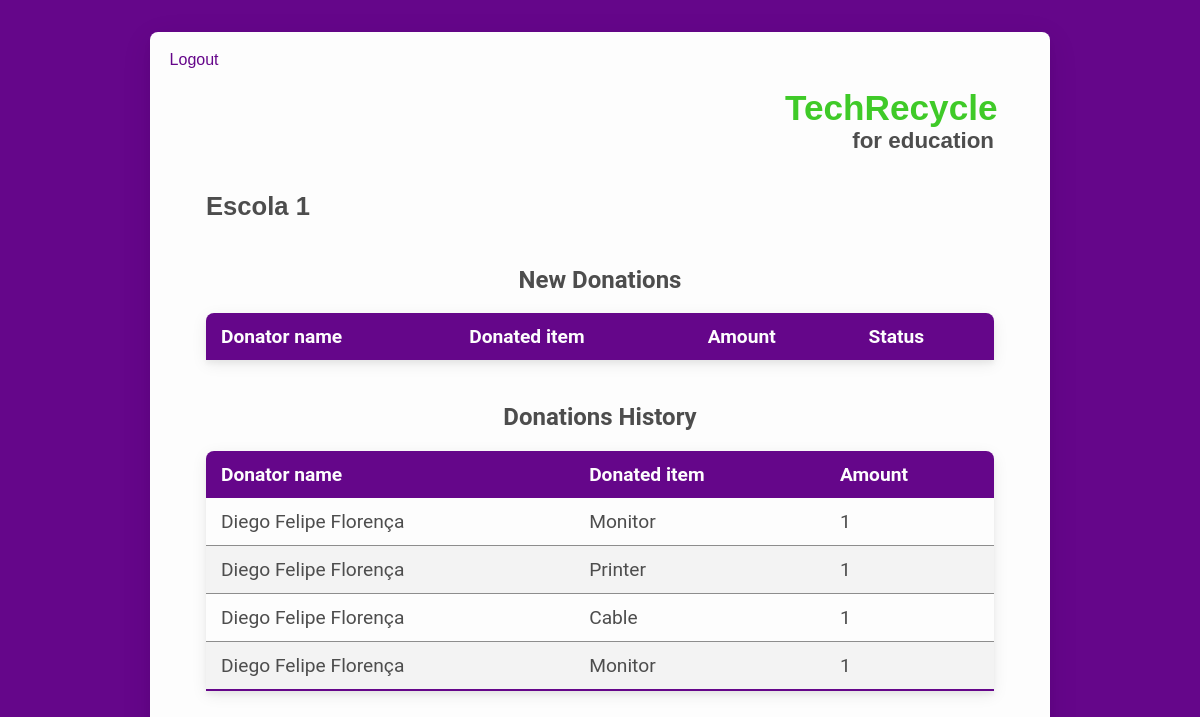
The app's page /school_page (signed in) with its own data.
### tables this page shows
CREATE TABLE "schools" (
	"id"	INTEGER,
	"name"	VARCHAR(255),
	"address"	VARCHAR(255),
	"city"	VARCHAR(255),
	"state"	VARCHAR(255),
	"country"	VARCHAR(255),
	"phone"	VARCHAR(20),
	"email"	VARCHAR(255),
	"password"	VARCHAR(255),
	"latitude"	Decimal(8, 6),
	"longitude"	Decimal(9, 6),
	"photo"	VARCHAR(255),
	PRIMARY KEY("id")
);

CREATE TABLE "donations" (
	"id"	INTEGER,
	"user_id"	VARCHAR(255),
	"school_id"	VARCHAR(255),
	"item_id"	VARCHAR(255),
	"amount"	VARCHAR(255),
	"received"	INTEGER,
	PRIMARY KEY("id")
);

CREATE TABLE 'users' ( 'id' INTEGER PRIMARY KEY, 'name' VARCHAR(255), 'email' VARCHAR(255), 'password' VARCHAR(255), 'photo' VARCHAR(255) );

CREATE TABLE 'items' ( 'id' INTEGER PRIMARY KEY, 'name' VARCHAR(255), 'description' VARCHAR(255), 'icon' VARCHAR(255), 'scores' INTEGER );

### app.py (the view)
@app.route('/school_page')
def schoolPage():
    if 'userId' in session:
        schoolId = session['userId']
        con = sql.connect(DATABASE)
        con.row_factory = sql.Row
        cursor = con.cursor()
        itemId = request.args.get('id')
        if itemId:
            cursor.execute(
                'UPDATE `donations` SET `received` = 1 WHERE id = ?', [itemId])
            con.commit()
        cursor.execute(
            'SELECT donations.id, donations.amount, donations.received, users.name AS user, items.name AS item, items.scores, schools.name AS school FROM `donations` INNER JOIN `schools` ON schools.id = donations.school_id INNER JOIN `items` ON items.id = donations.item_id INNER JOIN `users` ON users.id = donations.user_id WHERE donations.school_id=?', [schoolId])
        donations = cursor.fetchall()
        return render_template('school_page.html', donations=donations)
    else:
        return redirect('/login')

### templates/school_page.html (shortened to what this page needs)
{% extends "layout.html" %} {% block pageTitle %} {{ donations[0]['school'] }}
{% endblock %} {% block content %}
<h2 class="center marg-t">New Donations</h2>
<table class="styled-table">
  <thead>
    <td>Donator name</td>
    <td>Donated item</td>
    <td>Amount</td>
    <td colspan="2">Status</td>
  </thead>
</table>
<h2 class="center marg-t">Donations History</h2>
<table class="styled-table">
  <thead>
    <td>Donator name</td>
    <td>Donated item</td>
    <td>Amount</td>
  </thead>
  {% for donation in donations %} {% if donation['received'] == 1 %}
  <tr>
    <td>{{ donation['user'] }}</td>
    <td>{{ donation['item'] }}</td>
    <td>{{ donation['amount'] }}</td>
  </tr>
  {% endif %} {% endfor %}
</table>
{% endblock%}

### static/css/style.css (style rules this page uses)
:root { --primary: #4d4d4d; --secondary: #ffffff; --white: #fdfdfd; --darkgray: #3d3d3d; --lightgray: #8d8d8d; --lightergray: #f3f3f3; --green: #3fca28; --purple: #65068a; --font: 'Roboto', sans-serif; --shadow-small: 0px 2px 2px rgba(0, 0, 0, 0.04), 0px 2px 8px rgba(0, 0, 0, 0.08); --shadow: 0px 4px 4px rgba(0, 0, 0, 0.04), 0px 4px 16px rgba(0, 0, 0, 0.08); --shadow-big: 0px 8px 8px rgba(0, 0, 0, 0.04), 0px 8px 32px rgba(0, 0, 0, 0.08); }
* { margin: 0; padding: 0; -webkit-box-sizing: border-box; box-sizing: border-box; }
html, body, #root { max-height: 100vh; max-width: 100vw; height: 100%; width: 100%; }
body { padding: 2em; font-family: var(--font); color: var(--primary); background-color: var(--purple); }
.styled-table { border-collapse: collapse; margin: 1em 0; font-size: 1.2em; min-width: 300px; border-radius: 8px 8px 0 0; overflow: hidden; -webkit-box-shadow: var(--shadow); box-shadow: var(--shadow); }
.styled-table th, .styled-table td { padding: 12px 15px; }
.styled-table tbody tr { border-bottom: 1px solid var(--lightgray); }
.styled-table tbody tr:nth-of-type(even) { background-color: var(--lightergray); }
.styled-table tbody tr:last-of-type { border-bottom: 2px solid var(--purple); }
.center { text-align: center; }
.marg-t { margin-top: 1em; }

### records on screen
schools: name "Escola 1"
donations: user "Diego Felipe Florença", item "Monitor", amount "1"
donations: user "Diego Felipe Florença", item "Printer", amount "1"
donations: user "Diego Felipe Florença", item "Cable", amount "1"
donations: user "Diego Felipe Florença", item "Monitor", amount "1"
